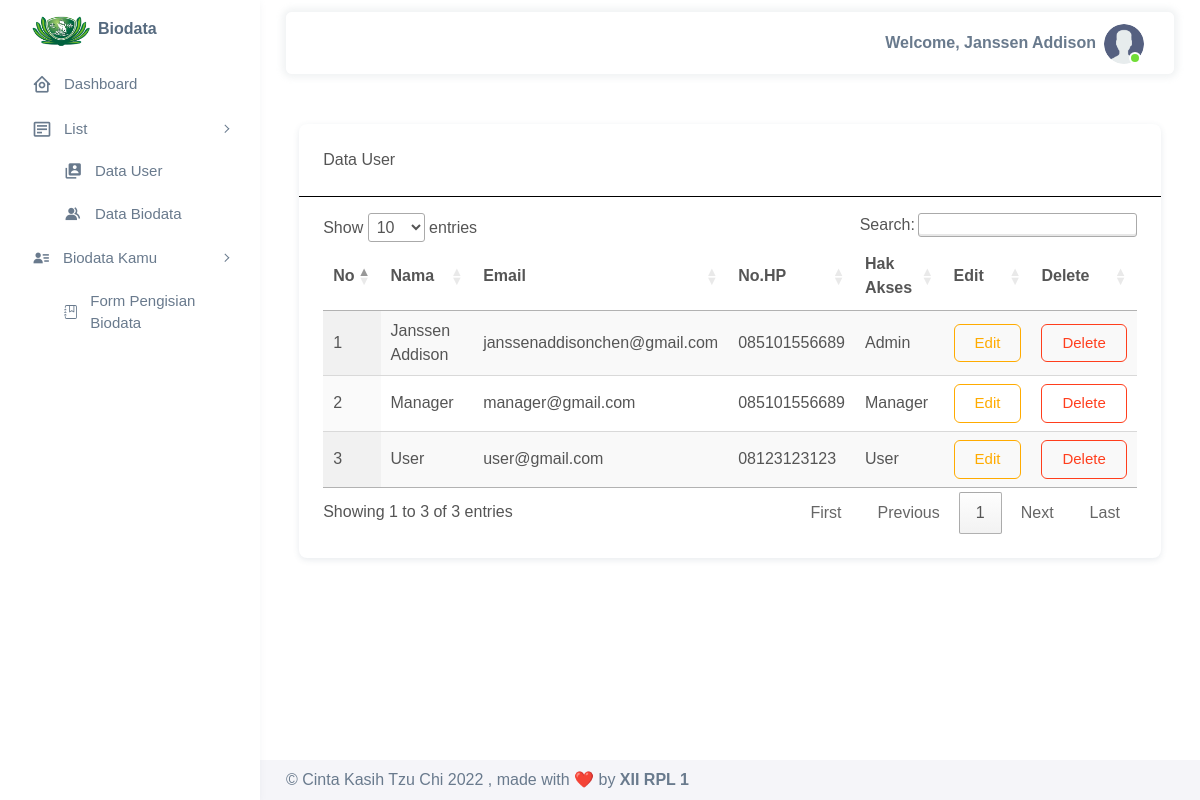
Screenshot of /frontend/user/index.php (signed in) with the database file from the repository.
### tables this page shows
CREATE TABLE `user` (
  `id` int(11) NOT NULL,
  `nama` varchar(50) NOT NULL,
  `password` varchar(50) NOT NULL,
  `email` text NOT NULL,
  `nohp` varchar(13) NOT NULL,
  `hak_akses` enum('Admin','Manager','User','') NOT NULL
);

### frontend/user/index.php (the view)
<?php
include '../header.php';
?>
<div class="content-wrapper">
  <div class="row justify-content-center">
    <div class="col-md-11">
      <div class="card" style="margin-top:50px;">
        <div class="card-header" style="border-bottom:black solid 1px;">Data User<br>
        </div>
        <div class="card-body" style="margin-top:1em;">
            <table id="table" class="display">
              <thead>
                <tr>
                  <th>No</th>
                  <th>Nama</th>
                  <th>Email</th>
                  <th>No.HP</th>
                  <th>Hak Akses</th>
                  <th>Edit</th>
                  <th>Delete</th>
                </tr>
              </thead>
              <tbody>
<?php
$query = mysqli_query($db, "SELECT * FROM user ORDER BY hak_akses ASC");
if(mysqli_num_rows($query) > 0){
  while($row = mysqli_fetch_array($query)){
  ?>
  <tr>
    <td><?= $no++ ?></td>
  <td><?= $row['nama']; ?></td>
  <td><?= $row['email']; ?></td>
  <td><?= $row['nohp']; ?></td>
  <td><?= $row['hak_akses']; ?></td>
  <td><a href="edit.php?id=<?= $row['id']; ?>" class="btn btn-outline-warning">Edit</a></td>
  <td>
  <a onclick="if(confirm('Yakin Ingin Menghapus Data Ini?') == true){
            location.href = '../../proses/user/delete.php?id=<?= $row['id']; ?>';
        }
        else{
            alert('Proses hapus gagal');
        }" class="btn btn-outline-danger">
        Delete
    </a>
    </td>
  </tr>
  <?php
  }
}
else{
  ?>
  <td colspan=6 style="text-align:center;"> Data Masih Kosong, Mulai Isi Daftar Ekskul di Kanan Atas</td>
  <?php
}
?>
              </tbody>
            </table>
        </div>
      </div>
    </div>
  </div>
  <?php
  include '../footer.php';
  ?>

### rows the page displays
user: nama "Janssen Addison", email "janssenaddisonchen@gmail.com", nohp "085101556689", hak_akses "Admin"
user: nama "Manager", email "manager@gmail.com", nohp "085101556689", hak_akses "Manager"
user: nama "User", email "user@gmail.com", nohp "08123123123", hak_akses "User"

### other values shown
$_SESSION['nama'] "Janssen Addison"
